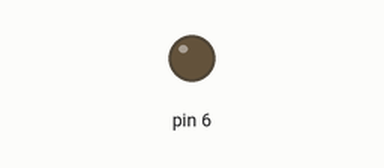
The sketch below on a simulated Arduino Uno, built with avr-gcc and run on an emulated ATmega328P. Shown: output pins drawn as LEDs (lit = HIGH).

Above: at 0.05 s.
At 4.85 s:
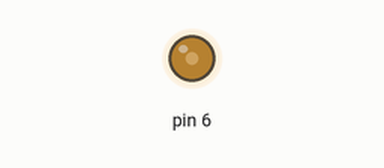
At 8.95 s:
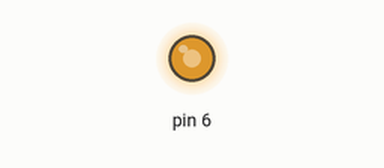
At 17.95 s:
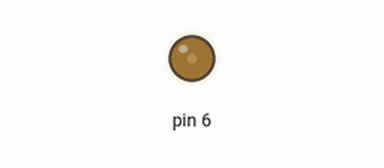
Timing chart, 0 to 24.9 s (numbered marks = the images above):
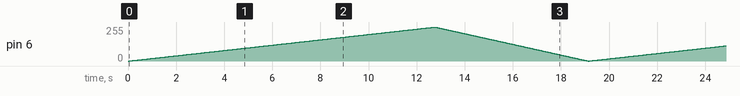

The sketch:

PWM_1.ino
```cpp
#include <avr/io.h>
#define F_CPU 16000000UL
#include <util/delay.h>

int main(void){

  unsigned char i=0;

  DDRD = (1<<PD6);  //Set our pwm pin as an output

  //Timer configuration
  TCCR0A = ((1<<COM0A1)|(1<<WGM01)|(1<<WGM00)); //Enable pwm mode in pin PD6 and set the WGM bits to Fast pwm mode
  TCCR0B = ((1<<CS01)|(1<<CS00));     //Set prescaler to 64


  for(;;){

    //Fade up
    for(i=0; i<255;i++){
      OCR0A = i;  //Set new duty cycle value
      _delay_ms(50);  //delay a litle bit
    }

    //Fade down
    for(i=255; i>0;i--){
      OCR0A = i;  //Set new duty cycle value
      _delay_ms(25);  //delay a litle bit
    }
  }

  return 0;
}
```
